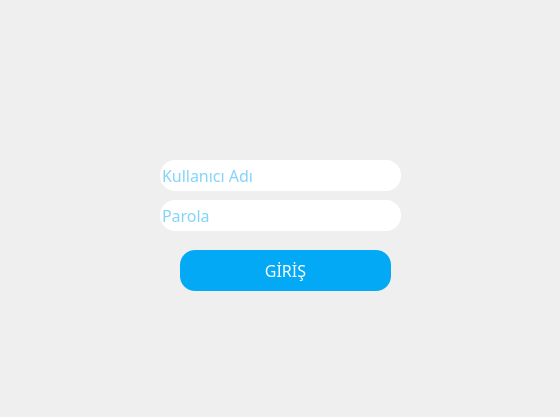
<?xml version="1.0" encoding="UTF-8"?>
<ui version="4.0">
 <class>Form</class>
 <widget class="QWidget" name="Form">
  <property name="geometry">
   <rect>
    <x>0</x>
    <y>0</y>
    <width>560</width>
    <height>417</height>
   </rect>
  </property>
  <property name="windowTitle">
   <string>Form</string>
  </property>
  <property name="styleSheet">
   <string notr="true">*{
	font-size:16px;
	font-family:sans-serif;
}
#Form{
	background:url(:/image/qtimage/r15.jpg);
}
QFrame{
	background:rgba(0,0,0,0.6);
	border-radius:15px;
}
QPushButton{
	background:#03a9f4;
	color:#fff;
	border-radius:15px;
}
QPushButton:hover{
	background:rgba(0,0,0,0.6);
	border-radius:15px;
	color:#03a9f4;
}
QLineEdit{
	border-radius:15px;
	color:#03a9f4;	
}
QLabel{
	color:#fff;
	background:transparent;
	font-size:24px;
}
</string>
  </property>
  <widget class="QLineEdit" name="lineEdit">
   <property name="geometry">
    <rect>
     <x>160</x>
     <y>160</y>
     <width>241</width>
     <height>31</height>
    </rect>
   </property>
   <property name="text">
    <string/>
   </property>
   <property name="placeholderText">
    <string>Kullanıcı Adı</string>
   </property>
  </widget>
  <widget class="QLineEdit" name="lineEdit_2">
   <property name="geometry">
    <rect>
     <x>160</x>
     <y>200</y>
     <width>241</width>
     <height>31</height>
    </rect>
   </property>
   <property name="text">
    <string/>
   </property>
   <property name="echoMode">
    <enum>QLineEdit::Password</enum>
   </property>
   <property name="placeholderText">
    <string>Parola</string>
   </property>
  </widget>
  <widget class="QPushButton" name="pushButton">
   <property name="geometry">
    <rect>
     <x>180</x>
     <y>250</y>
     <width>211</width>
     <height>41</height>
    </rect>
   </property>
   <property name="text">
    <string>GİRİŞ</string>
   </property>
  </widget>
 </widget>
 <resources>
  <include location="images.qrc"/>
 </resources>
 <connections/>
</ui>
